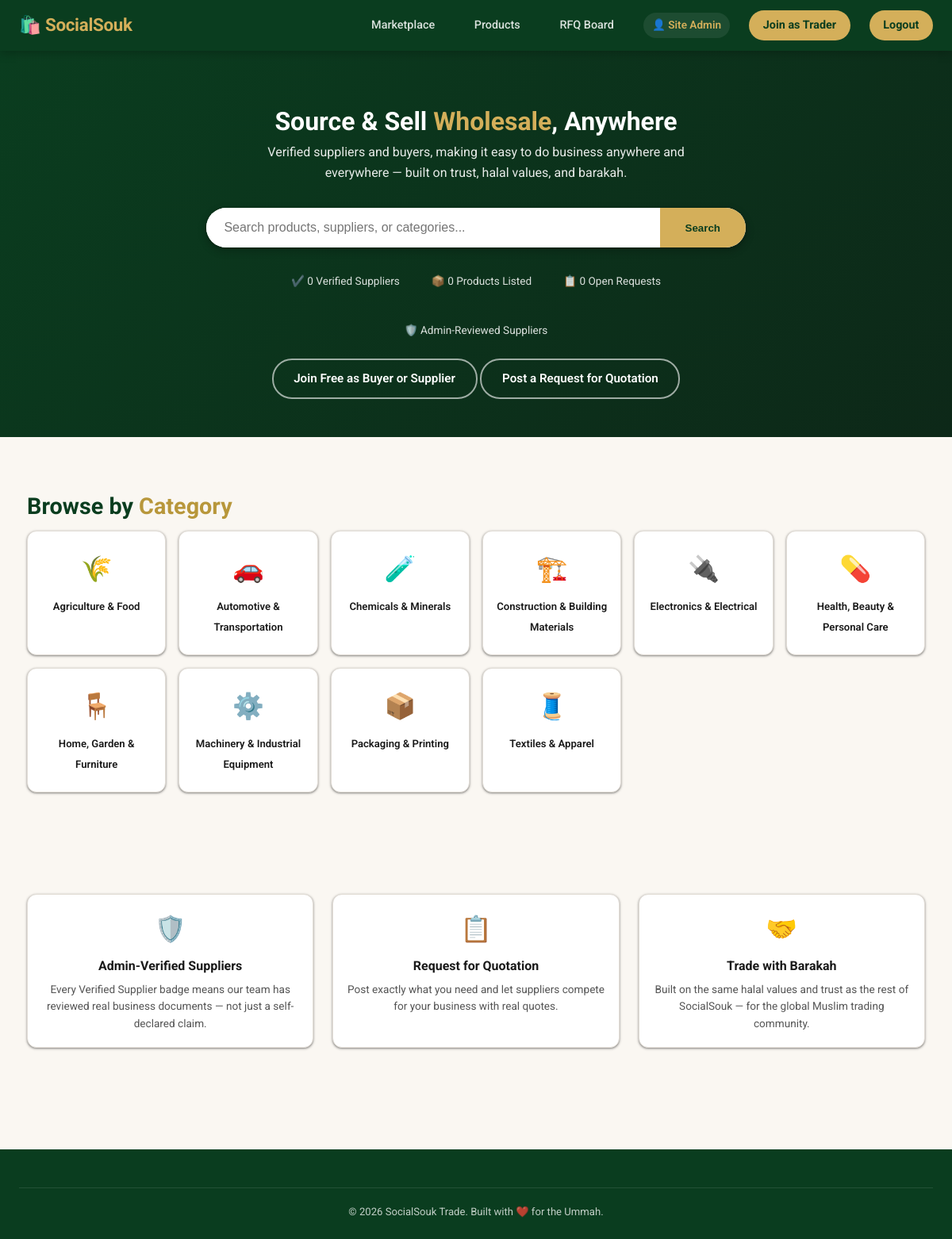
The app's page /trade.php (signed in) with its own data.
### tables this page shows
CREATE TABLE IF NOT EXISTS b2b_categories (
    id   INT UNSIGNED AUTO_INCREMENT PRIMARY KEY,
    name VARCHAR(150) NOT NULL,
    slug VARCHAR(150) NOT NULL UNIQUE,
    icon VARCHAR(10)
);

### db.php (called while the page is built, shortened)
<?php
function e(string $s): string {
    return htmlspecialchars($s, ENT_QUOTES, 'UTF-8');
}
function auth(): ?array {
    $lastActivity = $_SESSION['last_activity'] ?? time();
    return $_SESSION['user'];
}
function myCompany(PDO $pdo, int $userId): ?array {
    $stmt = $pdo->prepare('SELECT * FROM companies WHERE user_id = ?');
    $stmt->execute([$userId]);
    $c = $stmt->fetch();
    return $c ?: null;
}

### trade.php (the view, shortened to what this page needs)
<?php
require_once __DIR__ . '/db.php';
$user = auth();
$myCo = $user ? myCompany($pdo, $user['id']) : null;
$categories = $pdo->query('SELECT * FROM b2b_categories ORDER BY name')->fetchAll();
$stats = $pdo->query(
    "SELECT (SELECT COUNT(*) FROM companies WHERE verification_status='verified') AS verified_suppliers,
            (SELECT COUNT(*) FROM companies) AS total_companies,
            (SELECT COUNT(*) FROM b2b_products WHERE is_active=1) AS total_products,
            (SELECT COUNT(*) FROM rfqs WHERE status='open') AS open_rfqs"
)->fetch();
?>
<!DOCTYPE html>
<html lang="en">
<head>
<link rel="stylesheet" href="style.css">
</head>
<body>
<nav class="navbar">
    <a class="nav-brand" href="index.php">🛍️ <?= e(SITE_NAME) ?></a>
    <div class="nav-links">
        <a href="index.php">Marketplace</a>
        <a href="trade-products.php">Products</a>
        <a href="rfq-board.php">RFQ Board</a>
        <?php if ($user): ?><span class="nav-user">👤 <?= e($user['name']) ?></span>
            <?php if ($myCo): ?><a href="trade-dashboard.php">Trade Dashboard</a><?php else: ?><a href="trade-register.php" class="nav-btn">Join as Trader</a><?php endif; ?>
            <a href="logout.php" class="nav-btn">Logout</a>
        <?php else: ?>
            <a href="login.php">Login</a>
            <a href="trade-register.php" class="nav-btn">Join as Trader</a>
        <?php endif; ?>
    </div>
</nav>
<header class="trade-hero">
    <div class="hero-content">
        <h1>Source & Sell <span style="color:var(--gold)">Wholesale</span>, Anywhere</h1>
        <p style="opacity:.9;max-width:560px;margin:0 auto">Verified suppliers and buyers, making it easy to do business anywhere and everywhere — built on trust, halal values, and barakah.</p>
        <form action="trade-products.php" method="get" class="trade-search-bar">
            <input type="text" name="q" placeholder="Search products, suppliers, or categories...">
            <button type="submit">Search</button>
        </form>
        <div class="trade-trust-bar">
            <span>✔️ <?= (int) $stats['verified_suppliers'] ?> Verified Suppliers</span>
            <span>📦 <?= (int) $stats['total_products'] ?> Products Listed</span>
            <span>📋 <?= (int) $stats['open_rfqs'] ?> Open Requests</span>
            <span>🛡️ Admin-Reviewed Suppliers</span>
        </div>
        <?php if (!$myCo): ?>
        <div style="margin-top:1.5rem">
            <a href="<?= $user ? 'trade-register.php' : 'register.php' ?>" class="btn btn-secondary">Join Free as Buyer or Supplier</a>
            <a href="rfq-submit.php" class="btn btn-secondary">Post a Request for Quotation</a>
        </div>
        <?php endif; ?>
    </div>
</header>
<div class="container section">
    <h2 class="section-title">Browse by <span>Category</span></h2>
    <div class="trade-category-grid">
        <?php foreach ($categories as $c): ?>
        <a href="trade-products.php?category=<?= (int) $c['id'] ?>" class="trade-category-tile">
            <span class="icon"><?= e($c['icon']) ?></span>
            <span class="name"><?= e($c['name']) ?></span>
        </a>
        <?php endforeach; ?>
    </div>
</div>
<div class="container section">
    <div class="grid-3">
        <div class="card"><div class="card-body" style="text-align:center">
            <div style="font-size:2rem;margin-bottom:.5rem">🛡️</div>
            <h3 style="font-size:1rem;margin-bottom:.4rem">Admin-Verified Suppliers</h3>
            <p style="font-size:.85rem;color:var(--text-mid)">Every Verified Supplier badge means our team has reviewed real business documents — not just a self-declared claim.</p>
        </div></div>
        <div class="card"><div class="card-body" style="text-align:center">
            <div style="font-size:2rem;margin-bottom:.5rem">📋</div>
            <h3 style="font-size:1rem;margin-bottom:.4rem">Request for Quotation</h3>
            <p style="font-size:.85rem;color:var(--text-mid)">Post exactly what you need and let suppliers compete for your business with real quotes.</p>
        </div></div>
        <div class="card"><div class="card-body" style="text-align:center">
            <div style="font-size:2rem;margin-bottom:.5rem">🤝</div>
            <h3 style="font-size:1rem;margin-bottom:.4rem">Trade with Barakah</h3>
            <p style="font-size:.85rem;color:var(--text-mid)">Built on the same halal values and trust as the rest of SocialSouk — for the global Muslim trading community.</p>
        </div></div>
    </div>
</div>
<footer>
    <div class="footer-bottom">&copy; <?= date('Y') ?> <?= e(SITE_NAME) ?> Trade. Built with ❤️ for the Ummah.</div>
</footer>
</body>
</html>

### records on screen
b2b_categories: icon "🌾", name "Agriculture & Food"
b2b_categories: icon "🚗", name "Automotive & Transportation"
b2b_categories: icon "🧪", name "Chemicals & Minerals"
b2b_categories: icon "🏗️", name "Construction & Building Materials"
b2b_categories: icon "🔌", name "Electronics & Electrical"
b2b_categories: icon "💊", name "Health, Beauty & Personal Care"
b2b_categories: icon "🪑", name "Home, Garden & Furniture"
b2b_categories: icon "⚙️", name "Machinery & Industrial Equipment"
b2b_categories: icon "📦", name "Packaging & Printing"
b2b_categories: icon "🧵", name "Textiles & Apparel"

### other values on screen
SITE_NAME "SocialSouk"
$user['name'] "Site Admin"
$stats['verified_suppliers'] "0"
$stats['total_products'] "0"
$stats['open_rfqs'] "0"
